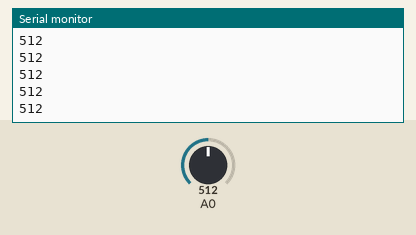
Simulated run of this sketch. Board: Arduino Uno, built with avr-gcc and run on an emulated ATmega328P. On the bench: the last lines printed to the serial monitor. Inputs (shaded band) come from the test bench; at power-on: A0 = 512.

Above: at 1.2 s.
1.3 s: A0 set to 716
At 2.2 s:
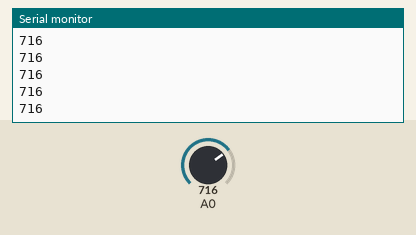
2.8 s: A0 set to 900
At 3.7 s:
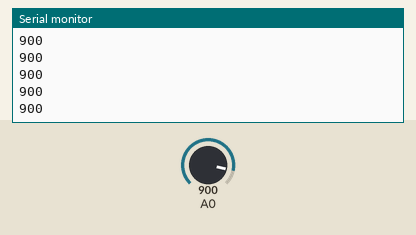
Timing chart, 0 to 5.8 s (numbered marks = the images above; inputs shaded):
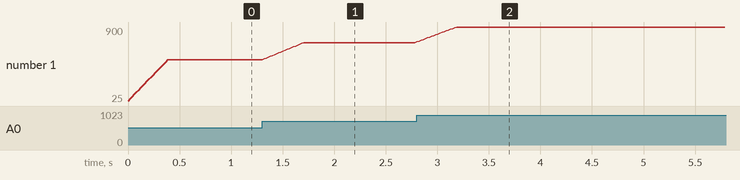

The sketch:

light_moveavgfilter.ino
```cpp
const int moveavgcount = 20; // 이동평균을 구할 데이터 수. const로 고정시킴.
int ary[moveavgcount]; // 배열 이용. 배열의 크기는 20으로 지정함.
int i = 0; // 신호의 순서를 표시할 수 있게 함. 배열에서 인덱스 역할
int tot = 0; // 합계 변수
int avg = 0; // 평균값 변수

void setup() {
  Serial.begin(115200);
}

void loop()
{
  tot = tot - ary[i]; // 이전의 값을 tot에서 빼준다. 빼지 않으면 값이 avg 값이 계속 증가함을 알 수 있다.
  ary[i] = analogRead(A0); // 아날로그0번핀(VR) 값을 배열에 입력
  tot = tot + ary[i]; // 방금 읽은 A0 값을 합계에 더한다.
  i = i + 1; // 1씩 증가

  if (i >= moveavgcount){ // 위의 연산에 의해 인덱스가 이동평균의 데이터 수보다 커지게 되면
    i = 0;                // 다시 인덱스를 0으로 만들어서 계속 반복한다.
                          // 이 작업을 하지 않으면 값이 깨진다.
  }

  avg = tot / moveavgcount; // 평균값을 구한다. tot값이 계속 바뀌므로 평균값도 계속 변한다.
  Serial.println(avg); // 평균값을 시리얼로 출력
  delay(20);
}
```

Measured:
- after the input at 1.3 s, the serial monitor: prints a new line at once (image 1)
- after the input at 2.8 s, the serial monitor: prints a new line at once (image 2)
- plotted number 1: 512 → 716 after the input at 1.3 s, 716 → 900 after the input at 2.8 s
